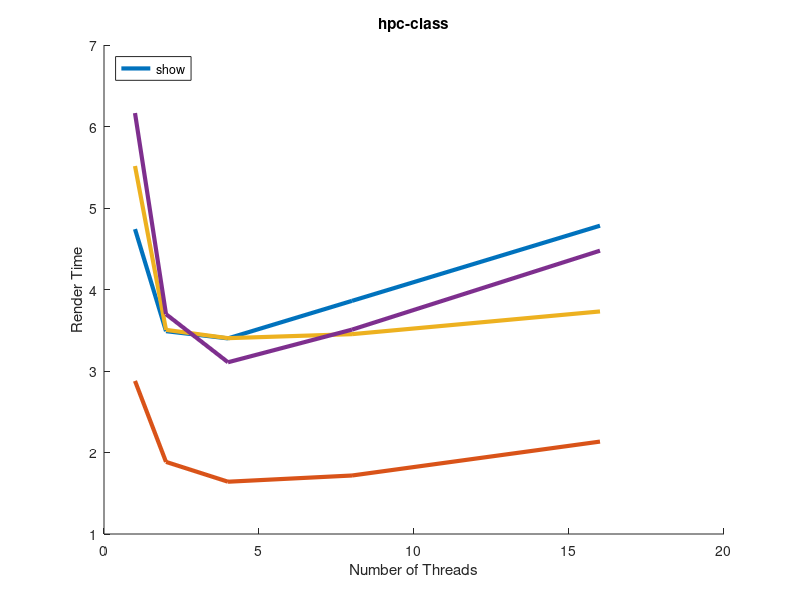

MATLAB code for this plot:
function method2
clear all;
close all;
hold on;

x = [1 2 4 8 16];

t0 = [ 4.740964 3.488757 3.400138 3.860629 4.782828 ];
plot(x, t0, 'LineWidth', 3, 'DisplayName', 'models/war.obj 3840x2160');
t1 = [ 2.877987 1.884806 1.641471 1.717772 2.133848 ];
plot(x, t1, 'LineWidth', 3, 'DisplayName', 'models/dragon.obj 3840x2160');
t2 = [ 5.515146 3.504730 3.402892 3.451998 3.730830 ];
plot(x, t2, 'LineWidth', 3, 'DisplayName', 'models/blackdragon.obj 3840x2160');
t3 = [ 6.164862 3.697491 3.107172 3.507663 4.476351 ];
plot(x, t3, 'LineWidth', 3, 'DisplayName', 'models/ironman.obj 3840x2160');

title('hpc-class');
xlabel('Number of Threads');
ylabel('Render Time');
legend('show', 'Location', 'NorthWest');
